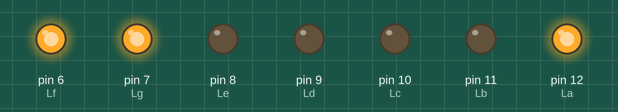
This sketch was run on a simulated Arduino Uno, built with avr-gcc and run on an emulated ATmega328P. Parts: output pins drawn as LEDs (lit = HIGH).

Above: at 0.3 s.
At 1.6 s:
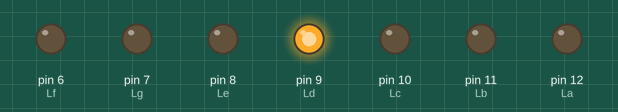
At 3.5 s:
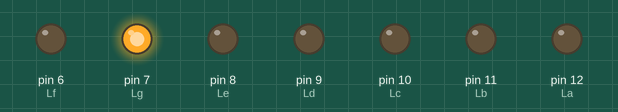
At 4.8 s:
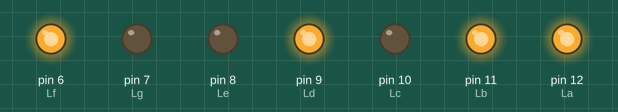
Timing chart, 0 to 6.0 s (numbered marks = the images above):
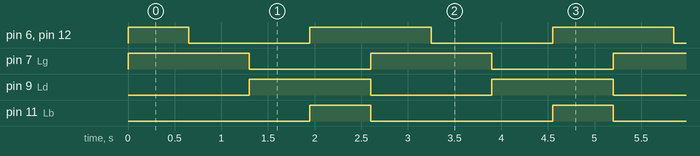

The sketch:

Programa3_ex_3.ino
```cpp
/*************************************************************************
**                                                                      **
**                            Progrema 3 ex. 3                          **
**                                                                      **
*************************************************************************/


//****** Includes ********************************************************


//****** Variables *******************************************************
int Lf = 6;
int Lg = 7;
int Le = 8;
int Ld = 9;
int Lc = 10;
int Lb = 11;
int La = 12;  //Localització dels ports


//****** secup ***********************************************************
void setup() {
 pinMode(Lf, OUTPUT);
 pinMode(Lg, OUTPUT);
 pinMode(Le, OUTPUT);
 pinMode(Ld, OUTPUT);
 pinMode(Lc, OUTPUT);
 pinMode(Lb, OUTPUT);
 pinMode(La, OUTPUT);
}


//****** Loop ************************************************************
void loop() {

digitalWrite(La, HIGH); //J
digitalWrite(Lb, LOW);
digitalWrite(Lc, LOW);
digitalWrite(Ld, LOW);
digitalWrite(Lf, HIGH);
digitalWrite(Lg, HIGH);
digitalWrite(Le, LOW);
delay(650); //Velocitat d'espera a la següent operació

digitalWrite(La, LOW); //0
digitalWrite(Lb, LOW);
digitalWrite(Lc, LOW);
digitalWrite(Ld, LOW);
digitalWrite(Lf, LOW);
digitalWrite(Lg, HIGH);
digitalWrite(Le, LOW);
delay(650); //Velocitat d'espera a la següent operació

digitalWrite(La, LOW); //A
digitalWrite(Lb, LOW);
digitalWrite(Lc, LOW);
digitalWrite(Ld, HIGH);
digitalWrite(Lf, LOW);
digitalWrite(Lg, LOW);
digitalWrite(Le, LOW);
delay(650); //Velocitat d'espera a la següent operació

digitalWrite(La, HIGH); //N
digitalWrite(Lb, HIGH);
digitalWrite(Lc, LOW);
digitalWrite(Ld, HIGH);
digitalWrite(Lf, HIGH);
digitalWrite(Lg, LOW);
digitalWrite(Le, LOW);
delay(650); //Velocitat d'espera a la següent operació

}
```

Measured:
- by itself, pin 6 (Lf), pin 12 (La): repeats every 2.6 s: LOW 1.3 s, HIGH 1.3 s
- by itself, pin 7 (Lg), pin 9 (Ld): alternates HIGH for 1.3 s and LOW for 1.3 s
- by itself, pin 11 (Lb): alternates HIGH for 0.65 s and LOW for 2.0 s
